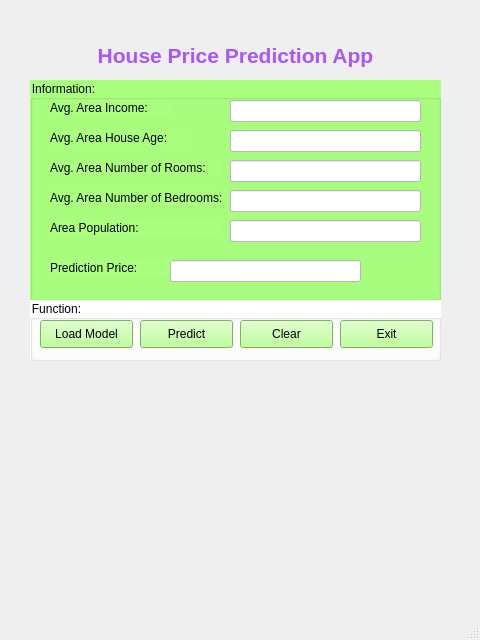
<?xml version="1.0" encoding="UTF-8"?>
<ui version="4.0">
 <class>MainWindow</class>
 <widget class="QMainWindow" name="MainWindow">
  <property name="geometry">
   <rect>
    <x>0</x>
    <y>0</y>
    <width>480</width>
    <height>640</height>
   </rect>
  </property>
  <property name="windowTitle">
   <string>House Price Prediction</string>
  </property>
  <widget class="QWidget" name="centralwidget">
   <widget class="QLabel" name="label">
    <property name="geometry">
     <rect>
      <x>30</x>
      <y>30</y>
      <width>411</width>
      <height>51</height>
     </rect>
    </property>
    <property name="styleSheet">
     <string notr="true">color: rgb(170, 85, 255);</string>
    </property>
    <property name="text">
     <string>&lt;html&gt;&lt;head/&gt;&lt;body&gt;&lt;p align=&quot;center&quot;&gt;&lt;span style=&quot; font-size:16pt; font-weight:600;&quot;&gt;House Price Prediction App&lt;/span&gt;&lt;/p&gt;&lt;/body&gt;&lt;/html&gt;</string>
    </property>
   </widget>
   <widget class="QGroupBox" name="groupBox">
    <property name="geometry">
     <rect>
      <x>30</x>
      <y>80</y>
      <width>411</width>
      <height>221</height>
     </rect>
    </property>
    <property name="styleSheet">
     <string notr="true">background-color: rgb(170, 255, 127);</string>
    </property>
    <property name="title">
     <string>Information:</string>
    </property>
    <widget class="QLabel" name="label_7">
     <property name="geometry">
      <rect>
       <x>20</x>
       <y>180</y>
       <width>171</width>
       <height>16</height>
      </rect>
     </property>
     <property name="text">
      <string>Prediction Price:  </string>
     </property>
    </widget>
    <widget class="QLabel" name="label_5">
     <property name="geometry">
      <rect>
       <x>20</x>
       <y>110</y>
       <width>171</width>
       <height>16</height>
      </rect>
     </property>
     <property name="text">
      <string>Avg. Area Number of Bedrooms:</string>
     </property>
    </widget>
    <widget class="QLabel" name="label_4">
     <property name="geometry">
      <rect>
       <x>20</x>
       <y>80</y>
       <width>171</width>
       <height>16</height>
      </rect>
     </property>
     <property name="text">
      <string>Avg. Area Number of Rooms:</string>
     </property>
    </widget>
    <widget class="QLabel" name="label_3">
     <property name="geometry">
      <rect>
       <x>20</x>
       <y>50</y>
       <width>141</width>
       <height>16</height>
      </rect>
     </property>
     <property name="text">
      <string>Avg. Area House Age: </string>
     </property>
    </widget>
    <widget class="QLabel" name="label_2">
     <property name="geometry">
      <rect>
       <x>20</x>
       <y>20</y>
       <width>121</width>
       <height>16</height>
      </rect>
     </property>
     <property name="text">
      <string>Avg. Area Income: </string>
     </property>
    </widget>
    <widget class="QLabel" name="label_6">
     <property name="geometry">
      <rect>
       <x>20</x>
       <y>140</y>
       <width>171</width>
       <height>16</height>
      </rect>
     </property>
     <property name="text">
      <string>Area Population:</string>
     </property>
    </widget>
    <widget class="QLineEdit" name="lineEditIncome">
     <property name="geometry">
      <rect>
       <x>200</x>
       <y>20</y>
       <width>191</width>
       <height>22</height>
      </rect>
     </property>
     <property name="styleSheet">
      <string notr="true">background-color: rgb(255, 255, 255);</string>
     </property>
    </widget>
    <widget class="QLineEdit" name="lineEditHouseAge">
     <property name="geometry">
      <rect>
       <x>200</x>
       <y>50</y>
       <width>191</width>
       <height>22</height>
      </rect>
     </property>
     <property name="styleSheet">
      <string notr="true">background-color: rgb(255, 255, 255);</string>
     </property>
    </widget>
    <widget class="QLineEdit" name="lineEditRooms">
     <property name="geometry">
      <rect>
       <x>200</x>
       <y>80</y>
       <width>191</width>
       <height>22</height>
      </rect>
     </property>
     <property name="styleSheet">
      <string notr="true">background-color: rgb(255, 255, 255);</string>
     </property>
    </widget>
    <widget class="QLineEdit" name="lineEditBedroom">
     <property name="geometry">
      <rect>
       <x>200</x>
       <y>110</y>
       <width>191</width>
       <height>22</height>
      </rect>
     </property>
     <property name="styleSheet">
      <string notr="true">background-color: rgb(255, 255, 255);</string>
     </property>
    </widget>
    <widget class="QLineEdit" name="lineEditPopulation">
     <property name="geometry">
      <rect>
       <x>200</x>
       <y>140</y>
       <width>191</width>
       <height>22</height>
      </rect>
     </property>
     <property name="styleSheet">
      <string notr="true">background-color: rgb(255, 255, 255);</string>
     </property>
    </widget>
    <widget class="QLineEdit" name="lineEditPrice">
     <property name="geometry">
      <rect>
       <x>140</x>
       <y>180</y>
       <width>191</width>
       <height>22</height>
      </rect>
     </property>
     <property name="styleSheet">
      <string notr="true">background-color: rgb(255, 255, 255);</string>
     </property>
    </widget>
   </widget>
   <widget class="QGroupBox" name="groupBox_2">
    <property name="geometry">
     <rect>
      <x>30</x>
      <y>300</y>
      <width>411</width>
      <height>61</height>
     </rect>
    </property>
    <property name="styleSheet">
     <string notr="true">background-color: rgb(255, 255, 255);</string>
    </property>
    <property name="title">
     <string>Function:</string>
    </property>
    <widget class="QPushButton" name="pushButtonLoadModel">
     <property name="geometry">
      <rect>
       <x>10</x>
       <y>20</y>
       <width>93</width>
       <height>28</height>
      </rect>
     </property>
     <property name="styleSheet">
      <string notr="true">background-color: rgb(170, 255, 127);</string>
     </property>
     <property name="text">
      <string>Load Model</string>
     </property>
    </widget>
    <widget class="QPushButton" name="pushButtonPredict">
     <property name="geometry">
      <rect>
       <x>110</x>
       <y>20</y>
       <width>93</width>
       <height>28</height>
      </rect>
     </property>
     <property name="styleSheet">
      <string notr="true">background-color: rgb(170, 255, 127);</string>
     </property>
     <property name="text">
      <string>Predict</string>
     </property>
    </widget>
    <widget class="QPushButton" name="pushButtonClear">
     <property name="geometry">
      <rect>
       <x>210</x>
       <y>20</y>
       <width>93</width>
       <height>28</height>
      </rect>
     </property>
     <property name="styleSheet">
      <string notr="true">background-color: rgb(170, 255, 127);</string>
     </property>
     <property name="text">
      <string>Clear</string>
     </property>
    </widget>
    <widget class="QPushButton" name="pushButtonExit">
     <property name="geometry">
      <rect>
       <x>310</x>
       <y>20</y>
       <width>93</width>
       <height>28</height>
      </rect>
     </property>
     <property name="styleSheet">
      <string notr="true">background-color: rgb(170, 255, 127);</string>
     </property>
     <property name="text">
      <string>Exit</string>
     </property>
    </widget>
   </widget>
  </widget>
  <widget class="QMenuBar" name="menubar">
   <property name="geometry">
    <rect>
     <x>0</x>
     <y>0</y>
     <width>480</width>
     <height>18</height>
    </rect>
   </property>
  </widget>
  <widget class="QStatusBar" name="statusbar"/>
 </widget>
 <resources/>
 <connections/>
</ui>
